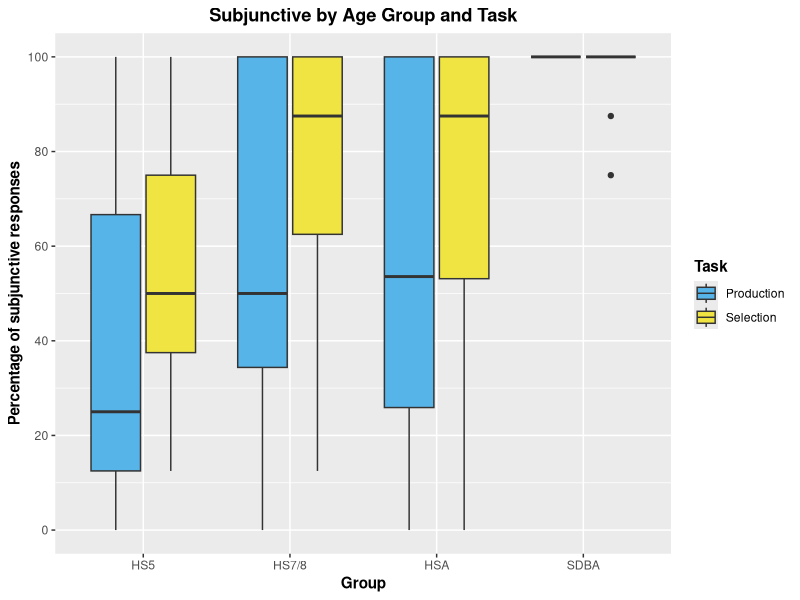
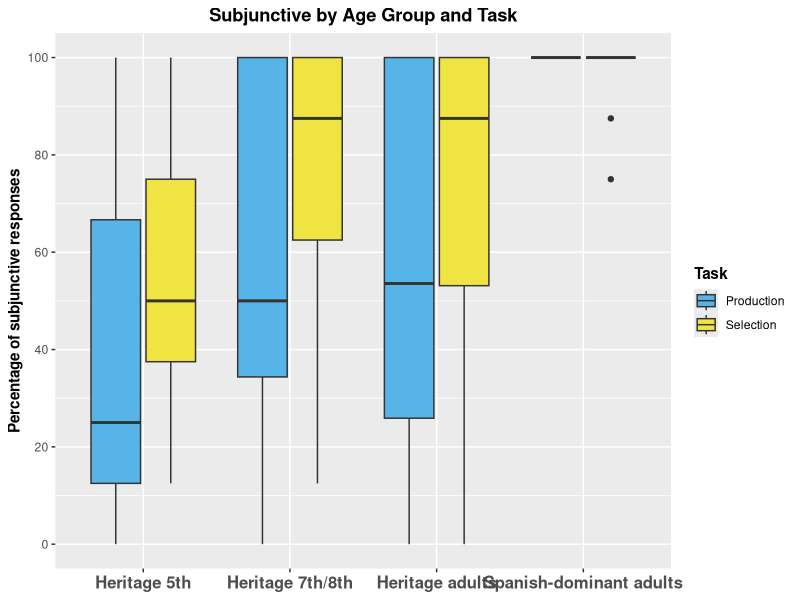
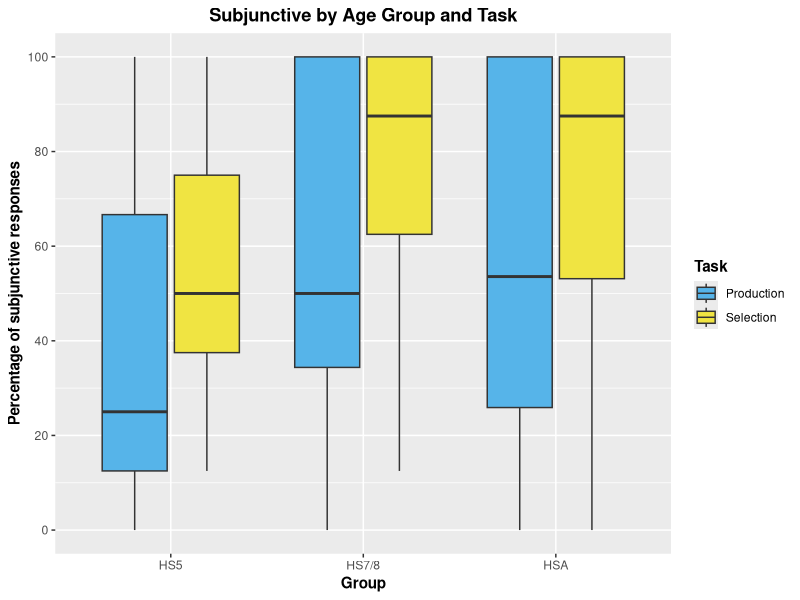
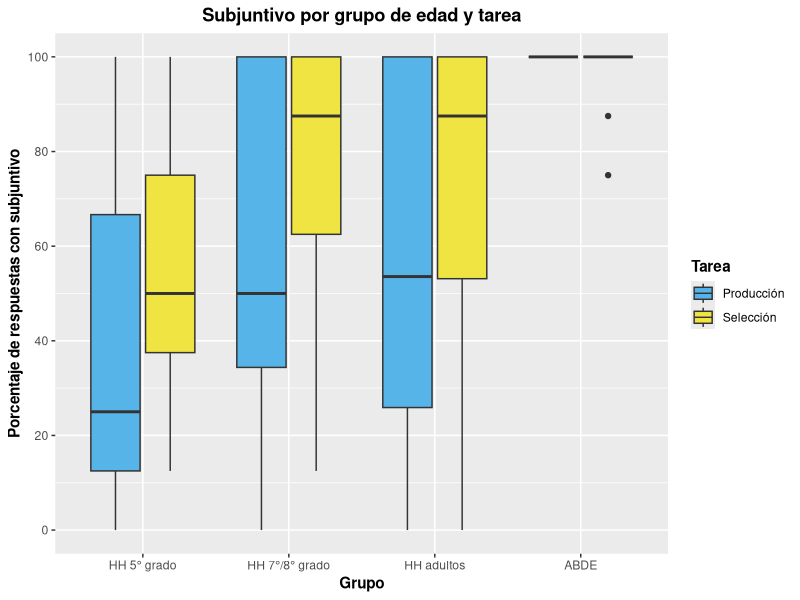
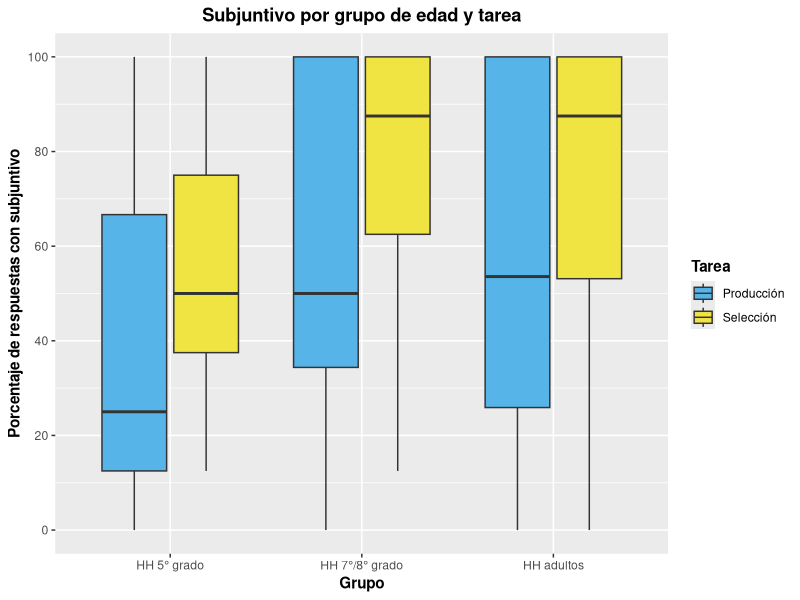

Write R code to recreate these figures, in order.
library(tidyverse)
library(here)


# Prepare and load data
## EPT
SDB_EPT <- read_csv(here("./CSV Files/SDB/SDB Subjunctive EPT.csv")) %>%
  filter(Property == "Intensional subjunctive") %>%
  mutate(Group = "SDBA")

HSA_EPT <- read_csv(here("./CSV Files/Adult HS/Adult HS Subjunctive EPT.csv")) %>%
  filter(Property == "Intensional subjunctive") %>% 
  mutate(Group = "HSA")

DLI78_EPT <- read_csv(here("./CSV Files/DLI-78/DLI-78 Subjunctive EPT.csv")) %>%
  filter(Property == "Intensional subjunctive") %>% 
  mutate(Group = "HS7/8")

MLS78_EPT <- read_csv(here("./CSV Files/MLS-78/MLS-78 Subjunctive EPT.csv")) %>%
  filter(Property == "Intensional subjunctive") %>% 
  mutate(Group = "HS7/8")

DLI5_EPT <- read_csv(here("./CSV Files/DLI-5/DLI-5 Subjunctive EPT.csv"))  %>%
  filter(Property == "Intensional subjunctive") %>% 
  mutate(Group = "HS5")

MLS5_EPT <- read_csv(here("./CSV Files/MLS-5/MLS-5 Subjunctive EPT.csv")) %>%
  filter(Property == "Intensional subjunctive") %>% 
  mutate(Group = "HS5") 


## FCT
SDB_FCT <- read_csv(here("./CSV Files/SDB/SDB Subjunctive FCT.csv")) %>%
  filter(Property == "Intensional subjunctive") %>%
  mutate(Group = "SDBA")

HSA_FCT <- read_csv(here("./CSV Files/Adult HS/Adult HS Subjunctive FCT.csv")) %>%
  filter(Property == "Intensional subjunctive") %>% 
  mutate(Group = "HSA")

DLI78_FCT <- read_csv(here("./CSV Files/DLI-78/DLI-78 Subjunctive FCT.csv")) %>%
  filter(Property == "Intensional subjunctive") %>% 
  mutate(Group = "HS7/8")

MLS78_FCT <- read_csv(here("./CSV Files/MLS-78/MLS-78 Subjunctive FCT.csv")) %>%
  filter(Property == "Intensional subjunctive") %>% 
  mutate(Group = "HS7/8")

DLI5_FCT <- read_csv(here("./CSV Files/DLI-5/DLI-5 Subjunctive FCT.csv"))  %>%
  filter(Property == "Intensional subjunctive") %>% 
  mutate(Group = "HS5")

MLS5_FCT <- read_csv(here("./CSV Files/MLS-5/MLS-5 Subjunctive FCT.csv")) %>%
  filter(Property == "Intensional subjunctive") %>% 
  mutate(Group = "HS5")


## Join and summarize data
EPT <- rbind(SDB_EPT, HSA_EPT, DLI78_EPT, MLS78_EPT, DLI5_EPT, MLS5_EPT) %>% 
  group_by(Part_ID, Group) %>%
  summarize(Total_Subj = sum(Mood_Use, na.rm = TRUE),
            Total_Responses = sum(!is.na(Mood_Use)),
            Ratio = Total_Subj/Total_Responses) %>% 
  mutate(Task = "Production",
         Ratio = (Ratio*100))


FCT <- rbind(SDB_FCT, HSA_FCT, DLI78_FCT, MLS78_FCT, DLI5_FCT, MLS5_FCT) %>% 
  group_by(Part_ID, Group) %>%
  summarize(Total_Subj = sum(Mood_Use, na.rm = TRUE),
            Total_Responses = sum(!is.na(Mood_Use)),
            Ratio = Total_Subj/Total_Responses) %>% 
  mutate(Task = "Selection",
         Ratio = (Ratio*100))

Aggregate <- rbind(EPT, FCT)
Aggregate$Group <- factor(Aggregate$Group, levels = c("HS5", "HS7/8", "HSA", "SDBA"))


## Create heritage dataset
Aggregate_Heritage <- Aggregate %>% 
  filter(!Group == "SDBA")
Aggregate_Heritage$Group <- factor(Aggregate_Heritage$Group, c("HS5", "HS7/8", "HSA"))


# Create graphs in English
## With SDBAs
Aggregate %>% 
  ggplot(aes(x = Group, y = Ratio, fill = Task)) +
  geom_boxplot() +
  scale_y_continuous(breaks = seq (0, 100, 20),
                     limits = c(0, 100)) +
  scale_fill_manual(values = c("#56B4E9", "#F0E442")) +
  labs(x = "Group", y = "Percentage of subjunctive responses", title = "Subjunctive by Age Group and Task") +
  theme(axis.title = element_text(face = "bold"),
        plot.title = element_text(hjust = 0.5, face = "bold"),
        legend.title = element_text(face = "bold"))


## With SDBAs, full labels
Aggregate %>% 
  ggplot(aes(x = Group, y = Ratio, fill = Task)) +
  geom_boxplot() +
  scale_x_discrete(labels = c("Heritage 5th", "Heritage 7th/8th", "Heritage adults", "Spanish-dominant adults")) +
  scale_y_continuous(breaks = seq (0, 100, 20),
                     limits = c(0, 100)) +
  scale_fill_manual(values = c("#56B4E9", "#F0E442")) +
  labs(x = NULL, y = "Percentage of subjunctive responses", title = "Subjunctive by Age Group and Task") +
  theme(axis.title = element_text(face = "bold"),
        plot.title = element_text(hjust = 0.5, face = "bold"),
        legend.title = element_text(face = "bold"),
        axis.text.x = element_text(face = "bold", size = 12))


## Without SDBAs
Aggregate_Heritage %>% 
  ggplot(aes(x = Group, y = Ratio, fill = Task)) +
  geom_boxplot() +
  scale_y_continuous(breaks = seq (0, 100, 20),
                     limits = c(0, 100)) +
  scale_fill_manual(values = c("#56B4E9", "#F0E442")) +
  labs(x = "Group", y = "Percentage of subjunctive responses", title = "Subjunctive by Age Group and Task") +
  theme(axis.title = element_text(face = "bold"),
        plot.title = element_text(hjust = 0.5, face = "bold"),
        legend.title = element_text(face = "bold"))


# Create graphs in Spanish
## With SDBAs
Aggregate %>% 
  ggplot(aes(x = Group, y = Ratio, fill = Task)) +
  geom_boxplot() +
  scale_y_continuous(breaks = seq (0, 100, 20),
                     limits = c(0, 100)) +
  scale_x_discrete(labels = c("HH 5° grado", "HH 7°/8° grado", "HH adultos", "ABDE")) +
  scale_fill_manual(values = c("#56B4E9", "#F0E442"), labels = c("Producción", "Selección")) +
  labs(x = "Grupo", y = "Porcentaje de respuestas con subjuntivo", title = "Subjuntivo por grupo de edad y tarea", fill = "Tarea") +
  theme(axis.title = element_text(face = "bold"),
        plot.title = element_text(hjust = 0.5, face = "bold"),
        legend.title = element_text(face = "bold"))


## Without SDBAs
Aggregate_Heritage %>% 
  ggplot(aes(x = Group, y = Ratio, fill = Task)) +
  geom_boxplot() +
  scale_y_continuous(breaks = seq (0, 100, 20),
                     limits = c(0, 100)) +
  scale_x_discrete(labels = c("HH 5° grado", "HH 7°/8° grado", "HH adultos")) +
  scale_fill_manual(values = c("#56B4E9", "#F0E442"), labels = c("Producción", "Selección")) +
  labs(x = "Grupo", y = "Porcentaje de respuestas con subjuntivo", title = "Subjuntivo por grupo de edad y tarea", fill = "Tarea") +
  theme(axis.title = element_text(face = "bold"),
        plot.title = element_text(hjust = 0.5, face = "bold"),
        legend.title = element_text(face = "bold"))
